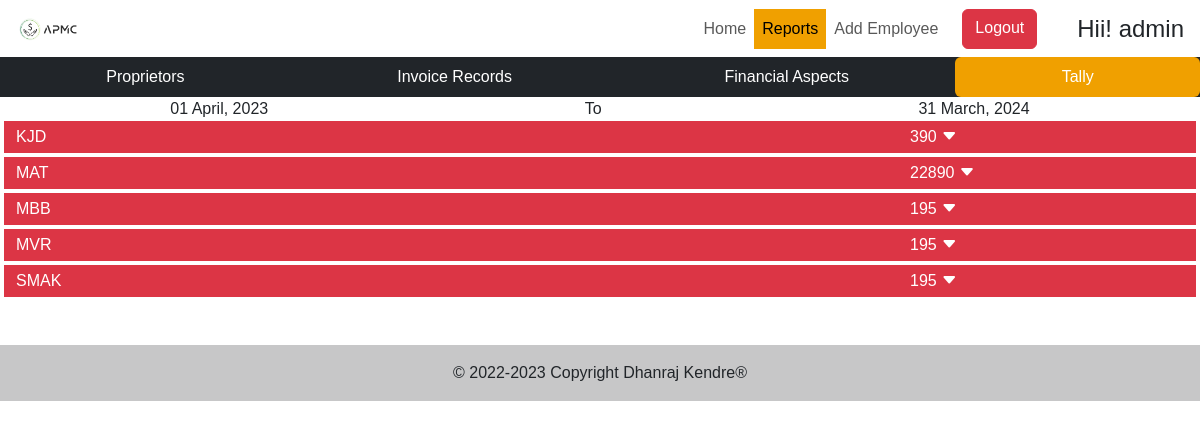
The app's page /reports/tally (signed in) with its own data.
### ACC/models.py (models this page shows, shortened)
class InvoiceRecords(models.Model):
    IRProprietorID = models.CharField(max_length=10)
    IRLicenseHolderName = models.CharField(max_length=100)
    IRAadharNumber=models.IntegerField()
    IRDOB=models.CharField(max_length=10)
    IRDate = models.CharField(max_length=10)
    IRYear = models.CharField(max_length=10)
    IRLicenseFeesAadtye = models.IntegerField()
    IRLicenseFeesAClass = models.IntegerField()
    IRLicenseFeesProcessing = models.IntegerField()
    IRLicenseFeesHamal = models.IntegerField()
    IRLicenseRenewalFeesAadtye = models.IntegerField()
    IRLicenseRenewalFeesAClass = models.IntegerField()
    IRLicenseRenewalFeesProcessing = models.IntegerField()
    IRLicenseRenewalFeesHamal = models.IntegerField()
    IRPlotRent = models.IntegerField()
    IRMarketFeesMain = models.IntegerField()
    IRMarketFeesSecondary = models.IntegerField()
    IRSupervisionFees = models.IntegerField()
    IRFormFees = models.IntegerField()
    IRTavanPenalty = models.IntegerField()
    IRLateFees = models.IntegerField()
    IRLicenseFormFees = models.IntegerField()
    IRShoppingComplexRent = models.IntegerField()
    IRHishobPattiBook = models.IntegerField()
    IRBillBook = models.IntegerField()
    IRPohonchPavati = models.IntegerField()
    IROtherFees = models.IntegerField()
    IRNATax = models.IntegerField()
    IRTotalFees=models.IntegerField()
    IRCash = models.BooleanField()
    IRCheque = models.BooleanField()
    IRChequeNumber = models.CharField(max_length=25)
    IRUPI = models.BooleanField()
    IRTransactionNumber = models.CharField(max_length=50)
    IRRecordedBy = models.CharField(max_length=25)

### ACC/views.py (the view)
# urls.py: path('reports/tally',views.tally,name="retally"),
@login_required(login_url='/login')
def tally(request):
    mydata = InvoiceRecords.objects.all().values()
    df = pd.DataFrame(mydata)
    resdf = pd.DataFrame(df.groupby('IRLicenseHolderName')[['IRLicenseFeesAadtye','IRLicenseFeesAClass','IRLicenseFeesProcessing','IRLicenseFeesHamal','IRLicenseRenewalFeesAadtye','IRLicenseRenewalFeesAClass','IRLicenseRenewalFeesProcessing','IRLicenseRenewalFeesHamal','IRPlotRent','IRMarketFeesMain','IRMarketFeesSecondary','IRSupervisionFees','IRFormFees','IRTavanPenalty','IRLateFees','IRLicenseFormFees','IRShoppingComplexRent','IRHishobPattiBook','IRBillBook','IRPohonchPavati','IROtherFees','IRNATax','IRTotalFees']].sum())
    mydict = {
        'resdf': resdf.to_records()
    }
    return render(request, 'html/tally.html', context=mydict)

### templates/html/tally.html (shortened to what this page needs)
{% extends 'html/reports.html' %}
{% load static %}
{% block reportbodycontent %}
<div class="container-fluid">
  <div class="d-flex justify-content-around">
    <div>
        01 April, 2023
    </div>
    <div>
      To
    </div>
    <div>
        31 March, 2024
    </div>
  </div>
</div>
{% for i in resdf %}
<div>
  <details class="mb-1">
    <summary class="row bg-danger text-white py-1 mx-1">
      <span class="col-9">{{i.IRLicenseHolderName}}</span>
      <span class="col-3">{{i.IRTotalFees}} <span class="bi bi-caret-down-fill"></span> </span>
    </summary>
    </details>
</div>
{% endfor %}
{% endblock reportbodycontent %}

### templates/base.html (shortened to what this page needs)
{% load static %}
<!DOCTYPE html>
<html lang="en">
<head>
  <link rel="stylesheet" href="{% static 'css/base.css' %}">
  <link href="https://cdn.jsdelivr.net/npm/bootstrap@5.3.0-alpha1/dist/css/bootstrap.min.css" rel="stylesheet" />
  <link rel="stylesheet" href="https://cdn.jsdelivr.net/npm/bootstrap-icons@1.10.4/font/bootstrap-icons.css" />
</head>
<body>
  <nav class="navbar navbar-expand-lg bg-white navbar-light sticky-top px-3 d-flex justify-content-evenly">
    <a href="/" class="navbar-brand">
      <img src="{% static 'images/logo/logo.png' %}" alt="APMC" class="" width="10%" title="APMC" />
    </a>
    <div id="navbarCollapse" class="collapse navbar-collapse align-items-center">
      <div class="navbar-nav mx-auto bg-white rounded pe-4 py-3 py-lg-0 text-dark">
        <a href="/" class="nav-item nav-link">Home</a>
        {% if user.is_staff %}
        <a href="/reports" class="nav-item nav-link">Reports</a>
        <a href="/signup" class="nav-item nav-link">Add&nbsp;Employee</a>
        {% endif %}
        <a href="/logout" class="btn btn-danger mx-3">Logout</a>
      </div>
    </div>
    <div class="fs-4 text-dark" style="margin-left: 0%;">
      Hii!&nbsp;{{request.user}}
    </div>
  </nav>
{% block bodycontent %}{% endblock bodycontent %}
  <footer class="bg-light text-center mt-5">
    <div class="text-center p-3" style="background-color: rgba(0, 0, 0, 0.2)">
      &copy; 2022-2023 Copyright
      <a class="text-dark text-decoration-none" href="#">Dhanraj Kendre&reg;</a>
    </div>
  </footer>
</body>
</html>

### static/css/base.css (style rules this page uses)
* { font-family: 'Tahoma', sans-serif; }

### templates/base.html (style rules this page uses)
.active { background-color: #f0a000 !important; }

### records on screen
InvoiceRecords: IRLicenseHolderName "KJD"
InvoiceRecords: IRLicenseHolderName "MAT"
InvoiceRecords: IRLicenseHolderName "MBB"
InvoiceRecords: IRLicenseHolderName "MVR"
InvoiceRecords: IRLicenseHolderName "SMAK"

### other values on screen
{{ request.user }} "admin"
{{ i.IRTotalFees }} "390" "22890" "195" "195" "195"
